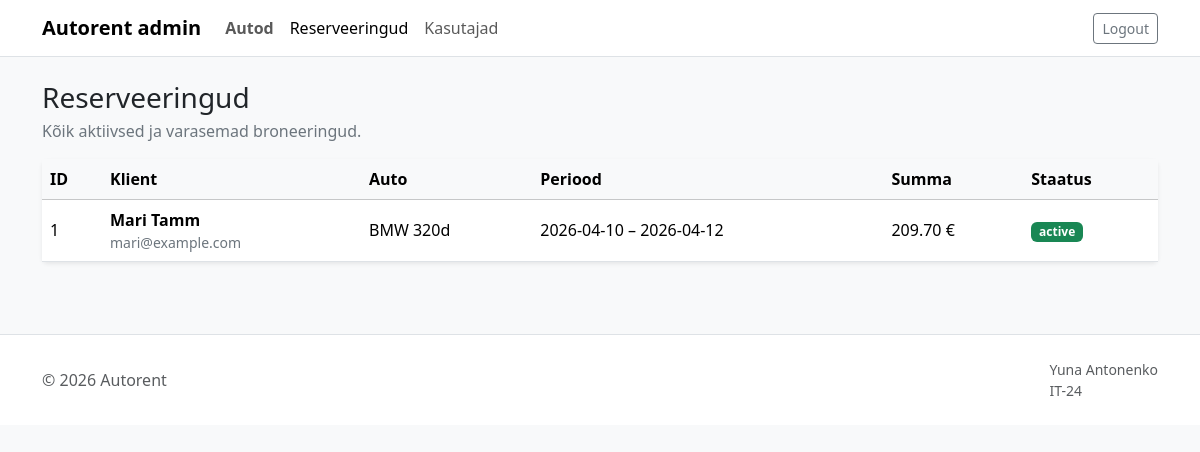
The app's page /car_rent_site/admin/reservations.php (signed in) with its own data.
### tables this page shows
CREATE TABLE reservations (
  id INT AUTO_INCREMENT PRIMARY KEY,
  user_id INT NOT NULL,
  car_id INT NOT NULL,
  start_date DATE NOT NULL,
  end_date DATE NOT NULL,
  total_price DECIMAL(10,2) NOT NULL,
  status ENUM('active', 'cancelled', 'finished') NOT NULL DEFAULT 'active',
  created_at TIMESTAMP DEFAULT CURRENT_TIMESTAMP,
  CONSTRAINT fk_reservation_user FOREIGN KEY (user_id) REFERENCES users(id) ON DELETE CASCADE,
  CONSTRAINT fk_reservation_car FOREIGN KEY (car_id) REFERENCES cars(id) ON DELETE CASCADE
);

CREATE TABLE users (
  id INT AUTO_INCREMENT PRIMARY KEY,
  role ENUM('admin', 'customer') NOT NULL DEFAULT 'customer',
  first_name VARCHAR(100) NOT NULL,
  last_name VARCHAR(100) NOT NULL,
  email VARCHAR(150) NOT NULL UNIQUE,
  phone VARCHAR(50) DEFAULT NULL,
  password_hash VARCHAR(255) NOT NULL,
  created_at TIMESTAMP DEFAULT CURRENT_TIMESTAMP
);

CREATE TABLE cars (
  id INT AUTO_INCREMENT PRIMARY KEY,
  brand VARCHAR(100) NOT NULL,
  model VARCHAR(100) NOT NULL,
  year INT NOT NULL,
  registration_number VARCHAR(50) NOT NULL,
  price_per_day DECIMAL(10,2) NOT NULL,
  engine VARCHAR(100) NOT NULL,
  fuel_type VARCHAR(50) NOT NULL,
  transmission VARCHAR(50) NOT NULL,
  seats INT NOT NULL,
  description TEXT,
  image VARCHAR(255) NOT NULL,
  status ENUM('available', 'rented', 'service') NOT NULL DEFAULT 'available',
  created_at TIMESTAMP DEFAULT CURRENT_TIMESTAMP
);

### car_rent_site/inc/db.php (called while the page is built, shortened)
<?php
function db(): mysqli {
    $conn = new mysqli(DB_HOST, DB_USER, DB_PASS, DB_NAME);
    $conn->set_charset('utf8mb4');
    return $conn;
}
?>

### car_rent_site/inc/functions.php (called while the page is built, shortened)
<?php
require_once __DIR__ . '/db.php';
function e(?string $value): string {
    return htmlspecialchars((string)$value, ENT_QUOTES, 'UTF-8');
}
function get_admin_reservations(): array {
    $sql = "SELECT r.*, c.brand, c.model, u.first_name, u.last_name, u.email
            FROM reservations r
            JOIN cars c ON c.id = r.car_id
            JOIN users u ON u.id = r.user_id
            ORDER BY r.id DESC";
    $result = db()->query($sql);
    return $result ? $result->fetch_all(MYSQLI_ASSOC) : [];
}
function status_badge_class(string $status): string {
    return match($status) {
        'available' => 'success',
        'rented' => 'danger',
        'service' => 'warning',
        'active' => 'success',
        'cancelled' => 'secondary',
        'finished' => 'dark',
        default => 'secondary',
    };
}

### car_rent_site/admin/reservations.php (the view, shortened to what this page needs)
<?php
require_once __DIR__ . '/../inc/functions.php';
$reservations = get_admin_reservations();
require_once __DIR__ . '/../inc/header.php';
?>
<section class="container py-4">
    <div class="mb-3">
        <h1 class="h3 mb-1">Reserveeringud</h1>
        <p class="text-secondary mb-0">Kõik aktiivsed ja varasemad broneeringud.</p>
    </div>
    <div class="card border-0 shadow-sm">
        <div class="card-body p-0">
            <div class="table-responsive">
                <table class="table table-hover align-middle mb-0">
                    <thead class="table-light">
                        <tr>
                            <th>ID</th>
                            <th>Klient</th>
                            <th>Auto</th>
                            <th>Periood</th>
                            <th>Summa</th>
                            <th>Staatus</th>
                        </tr>
                    </thead>
                    <tbody>
                    <?php foreach ($reservations as $reservation): ?>
                        <tr>
                            <td><?= (int)$reservation['id'] ?></td>
                            <td>
                                <div class="fw-semibold"><?= e($reservation['first_name'] . ' ' . $reservation['last_name']) ?></div>
                                <div class="small text-secondary"><?= e($reservation['email']) ?></div>
                            </td>
                            <td><?= e($reservation['brand'] . ' ' . $reservation['model']) ?></td>
                            <td><?= e($reservation['start_date']) ?> – <?= e($reservation['end_date']) ?></td>
                            <td><?= number_format((float)$reservation['total_price'], 2) ?> €</td>
                            <td><span class="badge text-bg-<?= status_badge_class($reservation['status']) ?>"><?= e($reservation['status']) ?></span></td>
                        </tr>
                    <?php endforeach; ?>
                    </tbody>
                </table>
            </div>
        </div>
    </div>
</section>
<?php require_once __DIR__ . '/../inc/footer.php'; ?>

### car_rent_site/assets/css/style.css (style rules this page uses)
body { background: #f8f9fa; }
.table td, .table th { vertical-align: middle; }

### records on screen
reservations: id "1", user.last_name "Mari Tamm", user.email "mari@example.com", car.model "BMW 320d", start_date "2026-04-10", end_date "2026-04-12", total_price "209.70", status "active"
